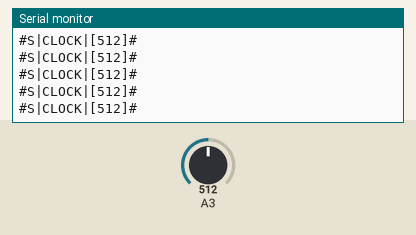
This sketch was run on a simulated Arduino Uno, built with avr-gcc and run on an emulated ATmega328P. On the bench: the last lines printed to the serial monitor. Inputs (shaded band) come from the test bench; at power-on: A3 = 512.

Above: at 1.2 s.
1.3 s: A3 set to 716
At 1.34 s:
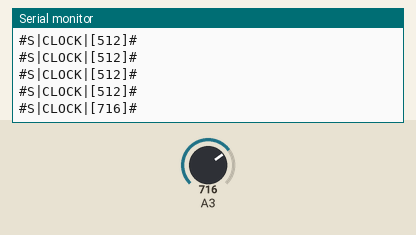
2.8 s: A3 set to 900
At 2.85 s:
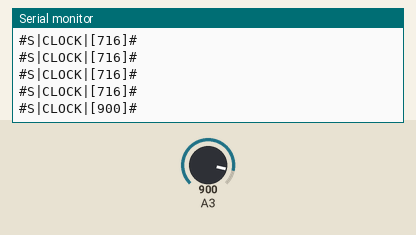
Timing chart, 0 to 5.8 s (numbered marks = the images above; inputs shaded):
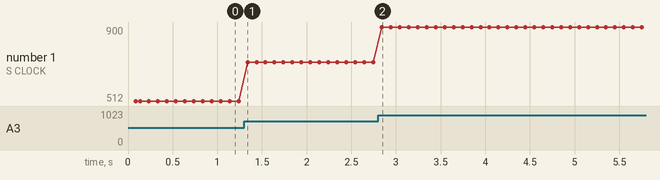

The sketch:

ClockTester.ino
```cpp
#include "AnalogSensor.h"

#define photopin 3 //input pin
#define delaytime 100 //interval for reading photoresistor (ms)
long epoch;

AnalogSensor photoresistor(photopin);

void setup()
{
  epoch = millis();
  Serial.begin(9600);
  Serial.println("#S|CLOCK|[-------------------------------------------------------------------]#");
}

void loop()
{
  Serial.print("#S|CLOCK|[");
  //Serial.print((String(millis() - epoch)));
  //Serial.print(", ");
  Serial.print(photoresistor.getStringRaw());
  Serial.println("]#");
  delay(delaytime);
}
```

AnalogSensor.cpp
```cpp
#include <String>
#include "Arduino.h"
#include "AnalogSensor.h"

AnalogSensor::AnalogSensor(int pin)
{
	pinMode(pin, INPUT);
	_pin = pin;
	_scalingFactor = 1.0;
}

AnalogSensor::AnalogSensor(int pin, float scalingFactor)
{
	pinMode(pin, INPUT);
	_pin = pin;
	_scalingFactor = scalingFactor;
}

String floatPrint(float x){
  int intp = x;
  int fracp = (x - intp) * 1000;
  if(fracp < 0){
    fracp = -1 * fracp;
  }
  return (String(intp) + "." + String(fracp));
}

int AnalogSensor::readRaw()
{
	int val = analogRead(_pin);
	return val;
}

float AnalogSensor::readScaled()
{
	int val = analogRead(_pin);
	float raw_ans = ((float)val) * _scalingFactor;
	return raw_ans;
}

String AnalogSensor::getStringRaw()
{
	int raw = readRaw();
	return String(raw);
}

String AnalogSensor::getStringScaled()
{
	float raw = readScaled();
	return floatPrint(raw);
}

void AnalogSensor::printRaw()
{
	Serial.println(getStringRaw());
}

void AnalogSensor::printScaled()
{
        Serial.println(getStringScaled());
}
```

AnalogSensor.h
```cpp
#ifndef AnalogSensor_h
#define AnalogSensor_h

#include "Arduino.h"
/*
Sensor.h is the header file for the generic class for reading
from a pin. It makes no assumption regarding analog vs digital,
but still has the virtual headers for subclass implementation.
*/
class AnalogSensor
{
	public:
		AnalogSensor(int pin);
		AnalogSensor(int pin, float scalingFactor);
		int readRaw();
		float readScaled();
		String getStringRaw();
		String getStringScaled();
		void printRaw();
		void printScaled();
	private:
		int _pin;
		float _scalingFactor;
};
#endif
```

Sensor.cpp
```cpp
#include <String>
#include "Arduino.h"
#include "Sensor.h"

Sensor::Sensor(int pin)
{
	pinMode(pin, INPUT);
	_pin = pin;
	_scalingFactor = 1;
}

Sensor::Sensor(int pin, float scalingFactor)
{
	pinMode(pin, INPUT);
	_pin = pin;
	_scalingFactor = scalingFactor;
}

int Sensor::readRaw()
{
	int val = analogRead(_pin);
	return val;
}

int Sensor::readScaled()
{
	int val = analogRead(_pin);
	float raw_ans = ((float)val) * _scalingFactor;
	return (int)raw_ans;
}

String Sensor::getStringRaw()
{
	int raw = readRaw();
	return String(raw);
}

String Sensor::getStringScaled()
{
	int raw = readScaled();
	return String(raw);
}

void Sensor::printRaw()
{
	Serial.println(getStringRaw());
}

void Sensor::printScaled()
{
        Serial.println(getStringScaled());
}
```

Sensor.h
```cpp
#ifndef Sensor_h
#define Sensor_h

#include "Arduino.h"
/*
Sensor.h is the header file for the generic class for reading
from a pin. It makes no assumption regarding analog vs digital,
but still has the virtual headers for subclass implementation.
*/
class Sensor
{
	public:
		Sensor(int pin);
		Sensor(int pin, float scalingFactor);
		virtual int readRaw();
		virtual int readScaled();
		virtual String getStringRaw();
		virtual String getStringScaled();
		virtual void printRaw();
		virtual void printScaled();
	private:
		int _pin;
		float _scalingFactor;
};
#endif
```

Measured:
- after the input at 1.3 s, the serial monitor: prints a new line at once (image 1)
- after the input at 2.8 s, the serial monitor: prints a new line at once (image 2)
- plotted number 1: 512 → 716 after the input at 1.3 s, 716 → 900 after the input at 2.8 s
